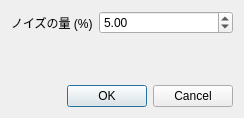
<?xml version="1.0" encoding="UTF-8"?>
<ui version="4.0">
 <class>InsertRandomNoiseDialog</class>
 <widget class="QDialog" name="InsertRandomNoiseDialog">
  <property name="geometry">
   <rect>
    <x>0</x>
    <y>0</y>
    <width>244</width>
    <height>118</height>
   </rect>
  </property>
  <property name="windowTitle">
   <string>ランダムノイズの挿入</string>
  </property>
  <layout class="QVBoxLayout" name="verticalLayout_3">
   <item>
    <layout class="QFormLayout" name="formLayout">
     <property name="fieldGrowthPolicy">
      <enum>QFormLayout::AllNonFixedFieldsGrow</enum>
     </property>
     <item row="0" column="0">
      <widget class="QLabel" name="label">
       <property name="text">
        <string>ノイズの量 (%)</string>
       </property>
      </widget>
     </item>
     <item row="0" column="1">
      <widget class="QDoubleSpinBox" name="spinBoxDensity">
       <property name="maximum">
        <double>400.000000000000000</double>
       </property>
       <property name="value">
        <double>5.000000000000000</double>
       </property>
      </widget>
     </item>
    </layout>
   </item>
   <item>
    <widget class="QDialogButtonBox" name="buttonBox">
     <property name="orientation">
      <enum>Qt::Horizontal</enum>
     </property>
     <property name="standardButtons">
      <set>QDialogButtonBox::Cancel|QDialogButtonBox::Ok</set>
     </property>
    </widget>
   </item>
  </layout>
 </widget>
 <resources/>
 <connections>
  <connection>
   <sender>buttonBox</sender>
   <signal>accepted()</signal>
   <receiver>InsertRandomNoiseDialog</receiver>
   <slot>accept()</slot>
   <hints>
    <hint type="sourcelabel">
     <x>248</x>
     <y>254</y>
    </hint>
    <hint type="destinationlabel">
     <x>157</x>
     <y>274</y>
    </hint>
   </hints>
  </connection>
  <connection>
   <sender>buttonBox</sender>
   <signal>rejected()</signal>
   <receiver>InsertRandomNoiseDialog</receiver>
   <slot>reject()</slot>
   <hints>
    <hint type="sourcelabel">
     <x>316</x>
     <y>260</y>
    </hint>
    <hint type="destinationlabel">
     <x>286</x>
     <y>274</y>
    </hint>
   </hints>
  </connection>
 </connections>
</ui>
